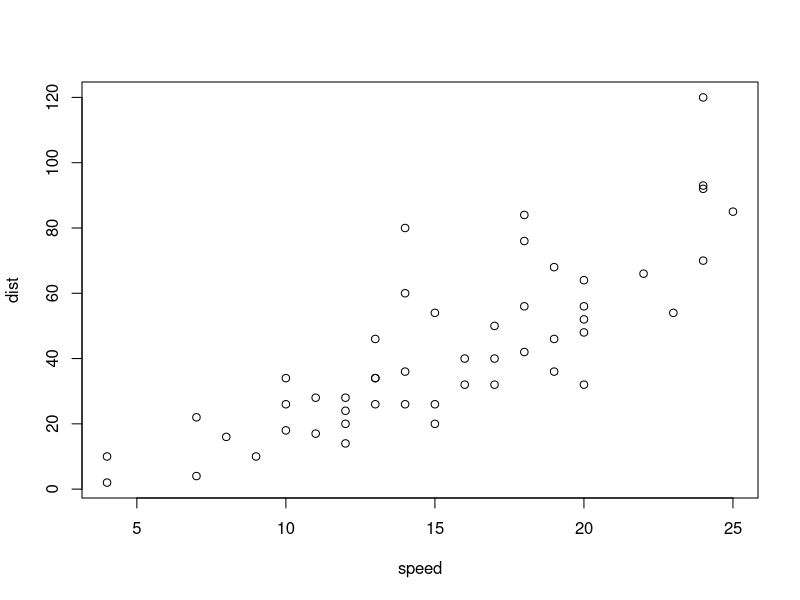
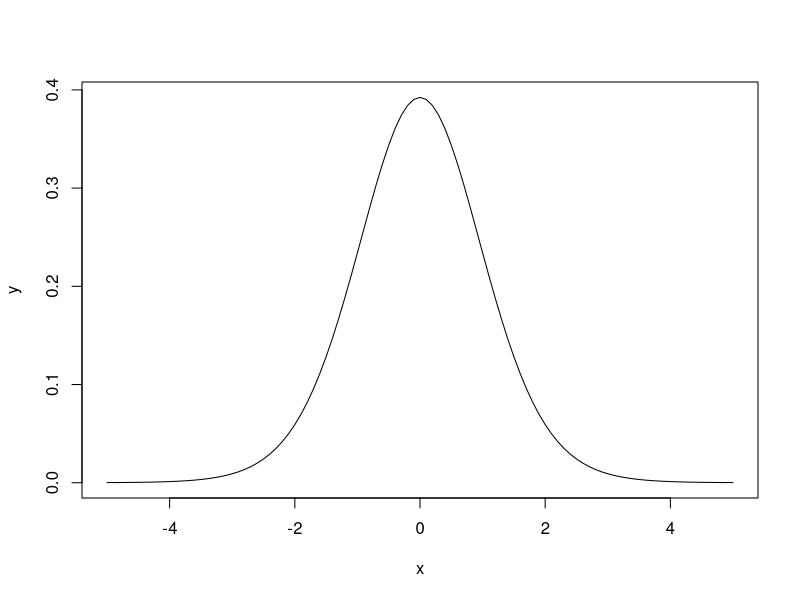
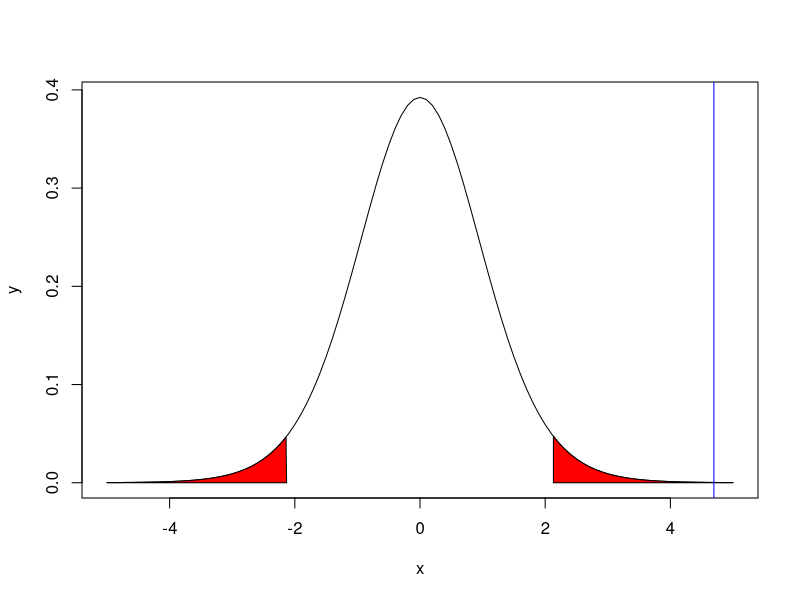

Write R code to recreate these figures, in order.
## ---- chunk 1
plot(cars)
## ---- chunk 2
stiffness <- c(11, 12, 15, 14, 17, 20, 18, 14, 18, 11, 17, 14, 16, 13, 15, 19)
tresult <- t.test(stiffness,mu=12)
tresult
## ---- chunk 3
str(tresult)
## ---- chunk 4
x <- seq(-5,5,0.1)
y <- dt(x,df=15)
plot(x,y,type='l')
## ---- chunk 5
t95 <- qt(0.975,df=15)
t95
## ---- chunk 6
x <- seq(-5,5,0.1)
y <- dt(x,df=15)
plot(x,y,type='l')
x <- seq(-5,-t95,0.01)
y <- dt(x,df=15)
polygon(c(x,-t95,-5),c(y,0,0),col='red',border='black')
x <- seq(t95,5,0.01)
y <- dt(x,df=15)
polygon(c(x,5,t95),c(y,0,0),col='red',border='black')
abline(v=tresult$statistic,col='blue')
## ---- chunk 7
library("car")
korea <- c(22, 19, 16, 17, 19, 16, 26, 24, 18, 19, 13, 16, 22, 18, 19, 22, 19, 26)
seoul <- c(22, 20, 28, 24, 22, 28, 22, 19, 25, 21, 23, 24, 23, 23, 29, 23)
df1 <- data.frame(stiffness=korea)
df1[['company']] <- 'korea'
df2 <- data.frame(stiffness=seoul)
df2[['company']] <- 'seoul'
df <- rbind(df1,df2)
df[['company']] = as.factor(df[['company']])
lv <- leveneTest(stiffness~company,center=mean,data=df)
lv
## ---- chunk 8
tresult2 <- t.test(korea,seoul,var.equal=T)
tresult2
## ---- chunk 9
tresult3 <- t.test(korea,seoul,var.equal=F)
tresult3
## ---- chunk 10
ex1 <- c(76,57,72,47,52,76,64,64,66,57,38,58)
ex2 <- c(89,60,71,65,60,70,71,69,68,66,50,62)
result4 <- t.test(ex1,ex2,paired=TRUE)
result4
## ---- chunk 11
qt(0.975,df=11)
pt(-3.2832,df=11)*2
## ---- chunk 12
c <- c(3.6,4.1,4.0,3.1,3.2,3.9,3.2,3.5,3.5,3.5,3.8,3.8)
df <- data.frame(cholesterol=c)
df[['company']] <- rep(LETTERS[1:4],each=3)
df
## ---- chunk 13
av <- aov(df[['cholesterol']]~df[['company']])
summary(av)
## ---- chunk 14
qf(0.95,df1=3,df2=8)
## ---- chunk 15
tbl <- rbind(c(457,446),c(43,54))
dimnames(tbl)<-list(c('안다','모른다'),c('남','여'))
names(dimnames(tbl)) <- c('응답','성별')
## ---- chunk 16
tbl
## ---- chunk 17
chisq.test(tbl)
## ---- chunk 18
qchisq(0.95,df=1)
## ---- chunk 19
tbl <- rbind(c(28,36,11),c(22,44,9))
dimnames(tbl)<-list(c('참석','불참'),c('1학년','2학년','3학년'))
#names(dimnames(tbl)) <- c('응답','성별')
## ---- chunk 20
chisq.test(tbl)
## ---- chunk 21
qchisq(0.95,df=2)
## ---- chunk 22
tbl <- rbind(c(20,6,7,9),c(6,33,14,7),c(9,7,29,8),c(8,8,10,24))
dimnames(tbl)<-list(c('스포츠','독서','음악','영화'),
                    c('1학년','2학년','3학년','4학년'))
#names(dimnames(tbl)) <- c('응답','성별')
## ---- chunk 23
chisq.test(tbl)
## ---- chunk 24
qchisq(0.95,df=9)
